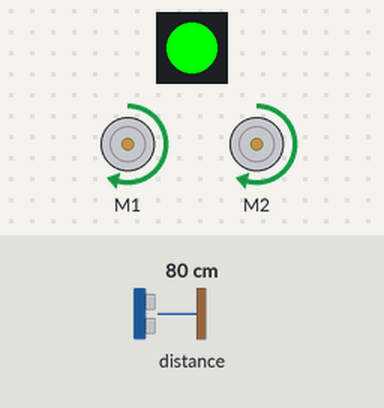
A program run on a simulated Calliope mini (MakeCode). Parts: 2 × DC motor (green arrow = forward, orange = backward, longer = faster), 1 RGB LEDs in strip order, left to right. Inputs (shaded band) come from the test bench; at power-on: distance to the obstacle 80 cm. The echo pulse lasts 58.3 µs per cm.

Above: at 1.2 s.
1.3 s: distance to the obstacle set to 15 cm
2.8 s: distance to the obstacle set to 12 cm
At 4.0 s:
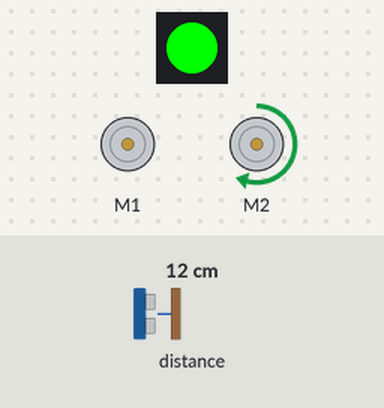
4.4 s: distance to the obstacle set to 18 cm
At 5.5 s:
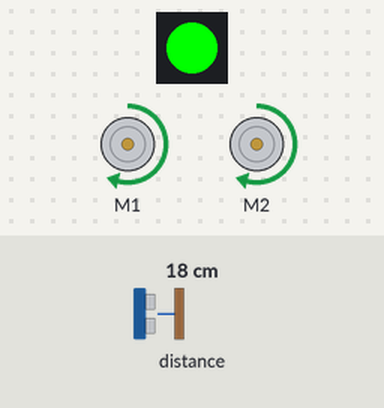
6.1 s: distance to the obstacle set to 2 cm
At 7.5 s:
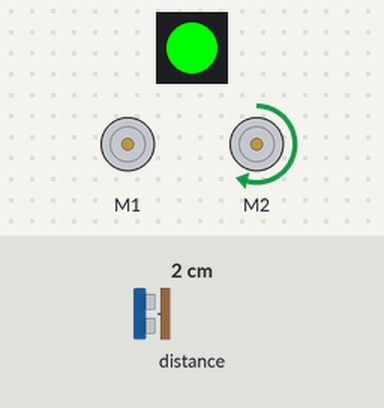
Timing chart, 0 to 8.7 s (numbered marks = the images above; inputs shaded):
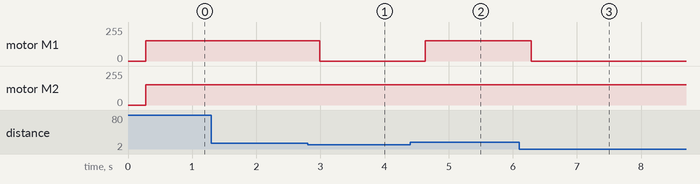

The program:

main.ts
```typescript
function Messung1 () {
    Liste1 = []
    for (let index = 0; index < 5; index++) {
        pins.digitalWritePin(DigitalPin.P0, 0)
        // Ließ dir alle Kommentare durch, 2 davon sind Lustig
        control.waitMicros(2)
        // Aus getrickst du Trottle
        pins.digitalWritePin(DigitalPin.P0, 1)
        // Reihenfolge beachten
        control.waitMicros(10)
        // SCHON Wieder TROTTLE
        pins.digitalWritePin(DigitalPin.P0, 0)
        // Waaas schon wieder. Du Trotlle
        Pulsdauer1 = pins.pulseIn(DigitalPin.P1, PulseValue.High)
        // Bist du Blöde ???
        Entfernung1 = Math.trunc(Pulsdauer1 * 153 / 29 / 2 / 100)
        Liste1.push(Entfernung1)
        basic.pause(20)
    }
    Liste1.sort()
Entfernung1 = Liste1[2]
}
function Messung2 () {
    Liste2 = []
    for (let index = 0; index < 5; index++) {
        pins.digitalWritePin(DigitalPin.P2, 0)
        // Ließ dir alle Kommentare durch, 2 davon sind Lustig
        control.waitMicros(2)
        // Aus getrickst du Trottle
        pins.digitalWritePin(DigitalPin.P2, 1)
        // Reihenfolge beachten
        control.waitMicros(10)
        // SCHON Wieder TROTTLE
        pins.digitalWritePin(DigitalPin.P2, 0)
        // Waaas schon wieder. Du Trotlle
        Pulsdauer2 = pins.pulseIn(DigitalPin.P3, PulseValue.High)
        // Bist du Blöde ???
        Entfernung2 = Math.trunc(Pulsdauer2 * 153 / 29 / 2 / 100)
        Liste2.push(Entfernung2)
        basic.pause(20)
    }
    Liste2.sort()
Entfernung2 = Liste2[2]
}
let Richtung = 0
let Entfernung2 = 0
let Pulsdauer2 = 0
let Entfernung1 = 0
let Pulsdauer1 = 0
let Liste1: number[] = []
let Liste2: number[] = []
let Schwellwert = 20
let Kurvendauer = 100
let Kurvenanzahl = 5
let Geschwindigkeit = 60
basic.forever(function () {
    Messung1()
    Messung2()
    if (Entfernung1 > Schwellwert && Entfernung2 > Schwellwert) {
        motors.dualMotorPower(Motor.AB, Geschwindigkeit)
        basic.setLedColor(0x00ff00)
    } else {
        if (Entfernung1 < Schwellwert && Entfernung2 >= Schwellwert) {
            basic.setLedColor(0x0000ff)
            for (let index = 0; index < Kurvenanzahl; index++) {
                motors.dualMotorPower(Motor.A, 0)
                motors.dualMotorPower(Motor.B, Geschwindigkeit)
                basic.pause(Kurvendauer)
                Richtung = 0
            }
        } else {
            if (Entfernung1 >= Schwellwert && Entfernung2 < Schwellwert) {
                basic.setLedColor(0xff0000)
                for (let index = 0; index < Kurvenanzahl; index++) {
                    motors.dualMotorPower(Motor.A, Geschwindigkeit)
                    motors.dualMotorPower(Motor.B, 0)
                    basic.pause(Kurvendauer)
                    Richtung = 1
                }
            } else {
                if (Entfernung1 < Schwellwert && Entfernung2 < Schwellwert) {
                    if (Richtung == 1) {
                        motors.dualMotorPower(Motor.A, Geschwindigkeit)
                        motors.dualMotorPower(Motor.B, 0)
                    } else {
                        motors.dualMotorPower(Motor.A, 0)
                        motors.dualMotorPower(Motor.B, Geschwindigkeit)
                    }
                }
            }
        }
    }
})
```

test.ts
```typescript
// Hier kann man Tests durchführen; diese Datei wird nicht kompiliert, wenn dieses Paket als Erweiterung verwendet wird.
```

Measured:
- the behaviour switches between 14 and 13 cm on distance to the obstacle (found by bisection; images 0 and 1)
- after the input at 1.3 s, every drawn part: stays the same
- after the input at 2.8 s, motor M1: forward 153/255 → stopped after 0.19 s
- after the input at 4.4 s, motor M1: stopped → forward 153/255 after 0.23 s
- after the input at 6.1 s, motor M1: forward 153/255 → stopped after 0.19 s
